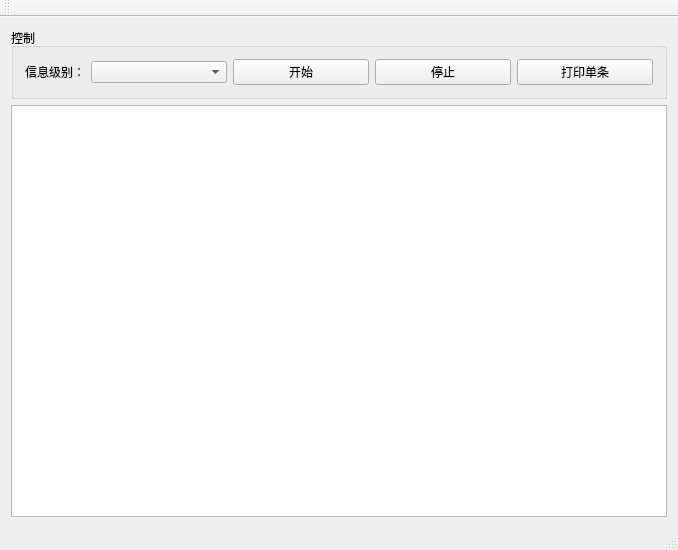
<?xml version="1.0" encoding="UTF-8"?>
<ui version="4.0">
 <class>QDebugDemoClass</class>
 <widget class="QMainWindow" name="QDebugDemoClass">
  <property name="geometry">
   <rect>
    <x>0</x>
    <y>0</y>
    <width>678</width>
    <height>550</height>
   </rect>
  </property>
  <property name="windowTitle">
   <string>QDebugDemo</string>
  </property>
  <widget class="QWidget" name="centralWidget">
   <layout class="QGridLayout" name="gridLayout_2">
    <item row="0" column="0">
     <layout class="QVBoxLayout" name="verticalLayout_2">
      <item>
       <widget class="QGroupBox" name="groupBox">
        <property name="title">
         <string>控制</string>
        </property>
        <layout class="QHBoxLayout" name="horizontalLayout">
         <item>
          <widget class="QLabel" name="label">
           <property name="sizePolicy">
            <sizepolicy hsizetype="Maximum" vsizetype="Preferred">
             <horstretch>0</horstretch>
             <verstretch>0</verstretch>
            </sizepolicy>
           </property>
           <property name="text">
            <string>信息级别：</string>
           </property>
          </widget>
         </item>
         <item>
          <widget class="QComboBox" name="comboBox"/>
         </item>
         <item>
          <widget class="QPushButton" name="pushButtonStartPrinting">
           <property name="text">
            <string>开始</string>
           </property>
          </widget>
         </item>
         <item>
          <widget class="QPushButton" name="pushButtonStopPrinting">
           <property name="text">
            <string>停止</string>
           </property>
          </widget>
         </item>
         <item>
          <widget class="QPushButton" name="pushButtonPrintSingle">
           <property name="text">
            <string>打印单条</string>
           </property>
          </widget>
         </item>
        </layout>
       </widget>
      </item>
      <item>
       <widget class="QTextBrowser" name="textBrowser"/>
      </item>
     </layout>
    </item>
   </layout>
  </widget>
  <widget class="QMenuBar" name="menuBar">
   <property name="geometry">
    <rect>
     <x>0</x>
     <y>0</y>
     <width>678</width>
     <height>25</height>
    </rect>
   </property>
  </widget>
  <widget class="QToolBar" name="mainToolBar">
   <attribute name="toolBarArea">
    <enum>TopToolBarArea</enum>
   </attribute>
   <attribute name="toolBarBreak">
    <bool>false</bool>
   </attribute>
  </widget>
  <widget class="QStatusBar" name="statusBar"/>
 </widget>
 <layoutdefault spacing="6" margin="11"/>
 <resources>
  <include location="QDebugDemo.qrc"/>
 </resources>
 <connections/>
</ui>
